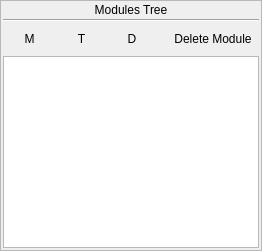
          <widget class="QFrame" name="left_frame">
           <property name="baseSize">
            <size>
             <width>0</width>
             <height>0</height>
            </size>
           </property>
           <property name="frameShape">
            <enum>QFrame::NoFrame</enum>
           </property>
           <property name="frameShadow">
            <enum>QFrame::Plain</enum>
           </property>
           <layout class="QVBoxLayout" name="verticalLayout_8" stretch="0">
            <property name="spacing">
             <number>0</number>
            </property>
            <property name="leftMargin">
             <number>0</number>
            </property>
            <property name="topMargin">
             <number>0</number>
            </property>
            <property name="rightMargin">
             <number>0</number>
            </property>
            <property name="bottomMargin">
             <number>0</number>
            </property>
            <item>
             <widget class="QFrame" name="frame_16">
              <property name="frameShape">
               <enum>QFrame::StyledPanel</enum>
              </property>
              <property name="frameShadow">
               <enum>QFrame::Plain</enum>
              </property>
              <layout class="QVBoxLayout" name="verticalLayout_5">
               <property name="spacing">
                <number>2</number>
               </property>
               <property name="leftMargin">
                <number>2</number>
               </property>
               <property name="topMargin">
                <number>2</number>
               </property>
               <property name="rightMargin">
                <number>2</number>
               </property>
               <property name="bottomMargin">
                <number>2</number>
               </property>
               <item>
                <widget class="QLabel" name="modulesTree_label">
                 <property name="text">
                  <string>Modules Tree</string>
                 </property>
                 <property name="alignment">
                  <set>Qt::AlignCenter</set>
                 </property>
                </widget>
               </item>
               <item>
                <widget class="Line" name="line_8">
                 <property name="orientation">
                  <enum>Qt::Horizontal</enum>
                 </property>
                </widget>
               </item>
               <item>
                <layout class="QHBoxLayout" name="horizontalLayout" stretch="0,0,0,1,0">
                 <property name="sizeConstraint">
                  <enum>QLayout::SetDefaultConstraint</enum>
                 </property>
                 <item>
                  <widget class="QToolButton" name="addModule_btn">
                   <property name="sizePolicy">
                    <sizepolicy hsizetype="Fixed" vsizetype="Preferred">
                     <horstretch>0</horstretch>
                     <verstretch>0</verstretch>
                    </sizepolicy>
                   </property>
                   <property name="minimumSize">
                    <size>
                     <width>50</width>
                     <height>0</height>
                    </size>
                   </property>
                   <property name="text">
                    <string> M</string>
                   </property>
                   <property name="checkable">
                    <bool>false</bool>
                   </property>
                   <property name="popupMode">
                    <enum>QToolButton::InstantPopup</enum>
                   </property>
                   <property name="toolButtonStyle">
                    <enum>Qt::ToolButtonIconOnly</enum>
                   </property>
                   <property name="autoRaise">
                    <bool>true</bool>
                   </property>
                  </widget>
                 </item>
                 <item>
                  <widget class="QToolButton" name="addTemplate_btn">
                   <property name="sizePolicy">
                    <sizepolicy hsizetype="Fixed" vsizetype="Preferred">
                     <horstretch>0</horstretch>
                     <verstretch>0</verstretch>
                    </sizepolicy>
                   </property>
                   <property name="minimumSize">
                    <size>
                     <width>50</width>
                     <height>30</height>
                    </size>
                   </property>
                   <property name="text">
                    <string> T</string>
                   </property>
                   <property name="checkable">
                    <bool>false</bool>
                   </property>
                   <property name="popupMode">
                    <enum>QToolButton::InstantPopup</enum>
                   </property>
                   <property name="toolButtonStyle">
                    <enum>Qt::ToolButtonIconOnly</enum>
                   </property>
                   <property name="autoRaise">
                    <bool>true</bool>
                   </property>
                  </widget>
                 </item>
                 <item>
                  <widget class="QToolButton" name="duplicateModule_btn">
                   <property name="sizePolicy">
                    <sizepolicy hsizetype="Fixed" vsizetype="Preferred">
                     <horstretch>0</horstretch>
                     <verstretch>0</verstretch>
                    </sizepolicy>
                   </property>
                   <property name="minimumSize">
                    <size>
                     <width>50</width>
                     <height>0</height>
                    </size>
                   </property>
                   <property name="text">
                    <string>D</string>
                   </property>
                   <property name="checkable">
                    <bool>false</bool>
                   </property>
                   <property name="popupMode">
                    <enum>QToolButton::InstantPopup</enum>
                   </property>
                   <property name="toolButtonStyle">
                    <enum>Qt::ToolButtonIconOnly</enum>
                   </property>
                   <property name="autoRaise">
                    <bool>true</bool>
                   </property>
                  </widget>
                 </item>
                 <item>
                  <spacer name="horizontalSpacer">
                   <property name="orientation">
                    <enum>Qt::Horizontal</enum>
                   </property>
                   <property name="sizeType">
                    <enum>QSizePolicy::Preferred</enum>
                   </property>
                   <property name="sizeHint" stdset="0">
                    <size>
                     <width>0</width>
                     <height>20</height>
                    </size>
                   </property>
                  </spacer>
                 </item>
                 <item>
                  <widget class="QToolButton" name="delete_btn">
                   <property name="sizePolicy">
                    <sizepolicy hsizetype="Fixed" vsizetype="Fixed">
                     <horstretch>0</horstretch>
                     <verstretch>0</verstretch>
                    </sizepolicy>
                   </property>
                   <property name="minimumSize">
                    <size>
                     <width>0</width>
                     <height>0</height>
                    </size>
                   </property>
                   <property name="text">
                    <string>Delete Module</string>
                   </property>
                   <property name="autoRaise">
                    <bool>true</bool>
                   </property>
                  </widget>
                 </item>
                </layout>
               </item>
               <item>
                <widget class="QTreeWidget" name="modules_treeWidget">
                 <property name="font">
                  <font>
                   <pointsize>13</pointsize>
                   <weight>50</weight>
                   <italic>false</italic>
                   <bold>false</bold>
                  </font>
                 </property>
                 <property name="horizontalScrollBarPolicy">
                  <enum>Qt::ScrollBarAlwaysOff</enum>
                 </property>
                 <property name="autoScroll">
                  <bool>true</bool>
                 </property>
                 <property name="autoScrollMargin">
                  <number>20</number>
                 </property>
                 <property name="alternatingRowColors">
                  <bool>false</bool>
                 </property>
                 <property name="iconSize">
                  <size>
                   <width>40</width>
                   <height>20</height>
                  </size>
                 </property>
                 <property name="indentation">
                  <number>10</number>
                 </property>
                 <property name="rootIsDecorated">
                  <bool>true</bool>
                 </property>
                 <property name="itemsExpandable">
                  <bool>false</bool>
                 </property>
                 <property name="headerHidden">
                  <bool>true</bool>
                 </property>
                 <property name="columnCount">
                  <number>3</number>
                 </property>
                 <attribute name="headerVisible">
                  <bool>false</bool>
                 </attribute>
                 <column>
                  <property name="text">
                   <string notr="true">1</string>
                  </property>
                 </column>
                 <column>
                  <property name="text">
                   <string>2</string>
                  </property>
                 </column>
                 <column>
                  <property name="text">
                   <string>2</string>
                  </property>
                  <property name="textAlignment">
                   <set>AlignTrailing|AlignVCenter</set>
                  </property>
                 </column>
                </widget>
               </item>
              </layout>
             </widget>
            </item>
           </layout>
          </widget>
